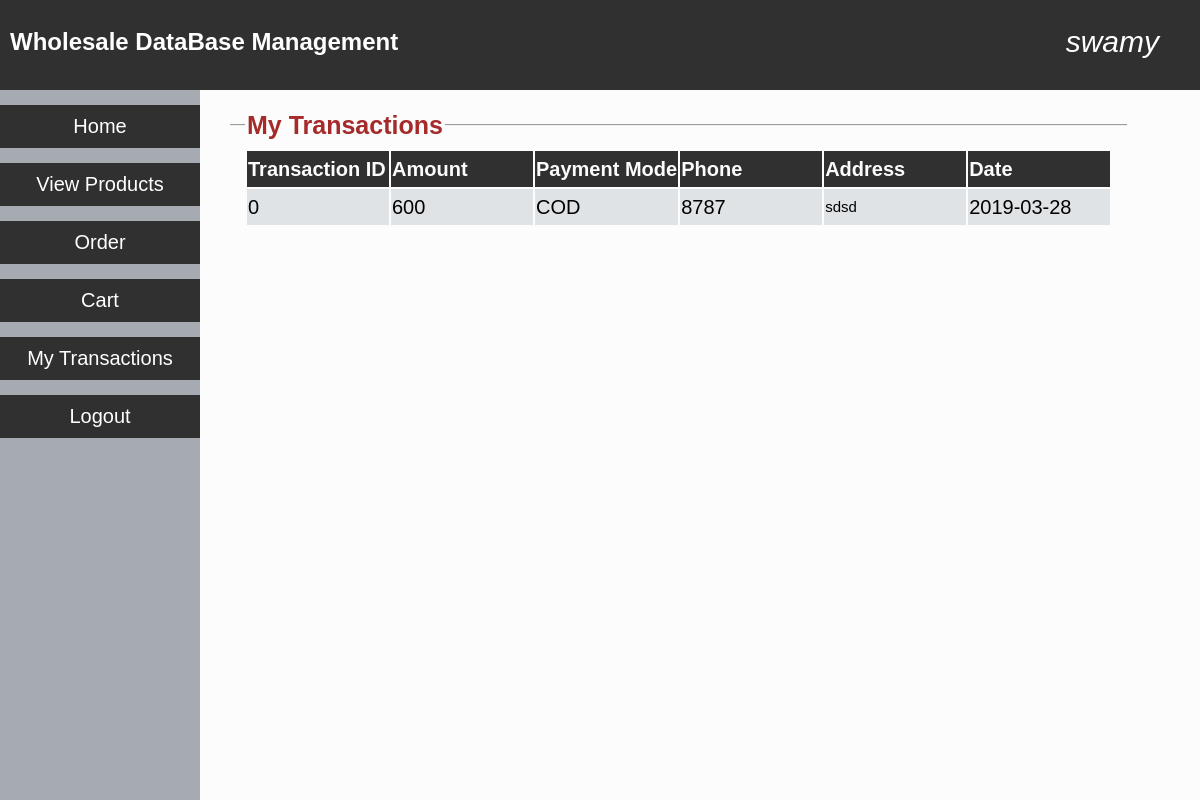
Screenshot of /customerViewTransactions.php (signed in) with the database file from the repository.
### tables this page shows
CREATE TABLE `transaction` (
  `transaction_id` int(11) NOT NULL,
  `customer_id` varchar(20) DEFAULT NULL,
  `transaction_amount` int(11) DEFAULT NULL,
  `payment` varchar(20) DEFAULT NULL,
  `phone` varchar(10) DEFAULT NULL,
  `address` varchar(100) DEFAULT NULL,
  `date` varchar(20) NOT NULL
);

### customerViewTransactions.php (the view, shortened to what this page needs)
<!DOCTYPE html>
<html>
<head>
	<link rel='stylesheet' href="css/style.css">
</head>
<body>
	<div class="topStyle">
		<h2 style="color:white;">Wholesale DataBase Management</h2>
		<a class='userNameDisplay'><?php echo $_SESSION['loginUser']; ?></a>
	</div>
	<div class='sidebar'>
		<button onclick="location.href='customerHome.php'">Home</button>
		<button onclick="location.href='viewProductsCustomer.php'">View Products</button>
		<button onclick="location.href='order.php'">Order</button>
		<button onclick="location.href='cart.php'">Cart</button>
		<button onclick="location.href='customerViewTransactions.php'">My Transactions</button>
		<button onclick="location.href='logout.php'">Logout</button>
	</div>
	<div class='container'>
	<fieldset><legend><b>My Transactions</b></legend>
		<table class='tableLarge'><tr><th>Transaction ID</th><th>Amount</th><th>Payment Mode</th><th>Phone</th><th>Address</th><th>Date</th></tr>
		<?php
			$conn=mysqli_connect("localhost","root","","wholesale",3307);
			$curUser=$_SESSION['loginUser'];
			$sql="select * from transaction where customer_id='$curUser'";
			$result=mysqli_query($conn,$sql);
			while($row=mysqli_fetch_assoc($result)){
				echo "<tr><td>".$row['transaction_id']."</td><td>".$row['transaction_amount']."</td><td>".$row['payment']."</td><td>".$row['phone']."</td><td style='font-size: 15px;'>".$row['address']."</td><td>".$row['date']."</td></tr>";
			}
			echo "</table><br>";
		?>
	</fieldset>
</div>
</body>
</html>

### css/style.css (style rules this page uses)
.topStyle { top:0; padding:10px; position:fixed; left:0; height:70px; width:100%; background-color: #303030; z-index: 10; }
.sidebar { display: block; position:fixed; margin-top:70px; top:20px; left:0; padding-top:15px; width:200px; height:100%; background-color: #a6abb2; z-index:5; }
.container { position:absolute; margin-top: 70px; margin-left:200px; margin-right:0; padding: 30px 20px 20px 20px; z-index: 1; }
.container table { text-align:left; font-style:normal; }
.container table td { vertical-align:top; }
.container table tr:nth-child(odd) { background-color: #a3a5a8; }
.container table tr:nth-child(even) { background-color: #e0e3e5; }
.container table th { min-width:13em; color:#fcfcfc; background-color: #303030; }
.container .tableLarge th { min-width: 7em; }
.container fieldset { min-height: 200px; min-width:30em; font-size: 20px; font-style:italic; line-height: 1.7em; border-left:none; border-right:none; border-bottom:none; }
.container fieldset legend { font-size: 25px; color:brown; font-style:normal; }
.sidebar button { text-decoration: none; border:none; background-color: #303030; padding:10px; height:20px auto; font-size: 20px; cursor:pointer; width:200px; margin-bottom:15px; color:white; }
.userNameDisplay { top:30px; right:5%; position:absolute; color:white; font-style:italic; font-size: 30px; }
body { top:0; left:0; background-color: #fcfcfc; font-family:sans-serif; line-height: 1.5em; }

### rows the page displays
transaction: transaction_id "0", transaction_amount "600", payment "COD", phone "8787", address "sdsd", date "2019-03-28"

### other values shown
$_SESSION['loginUser'] "swamy"
